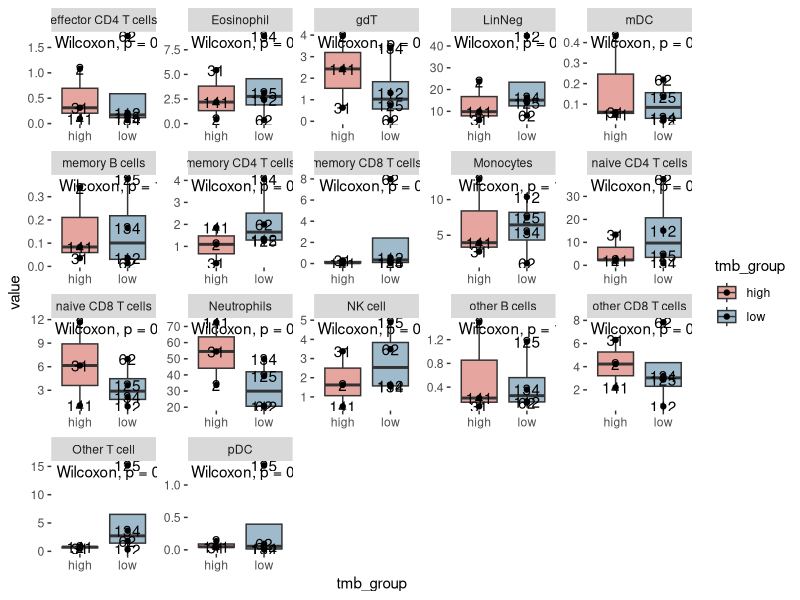
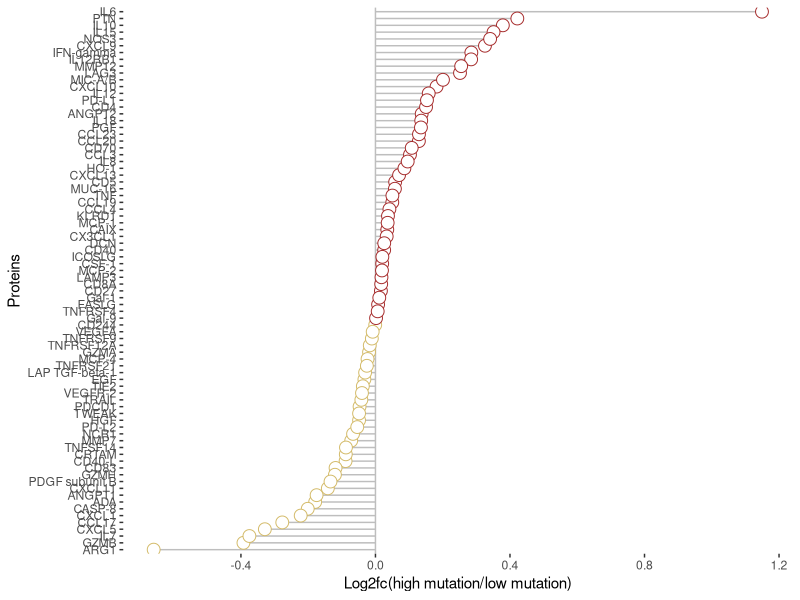
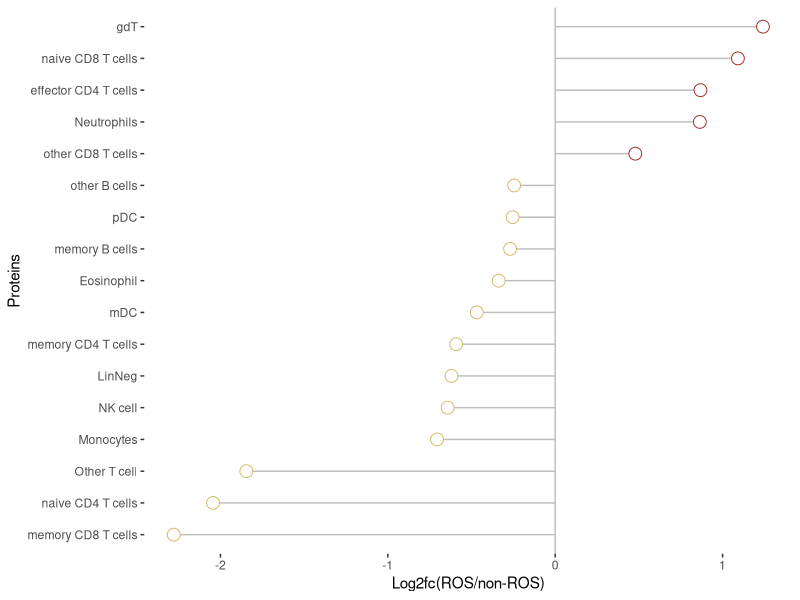
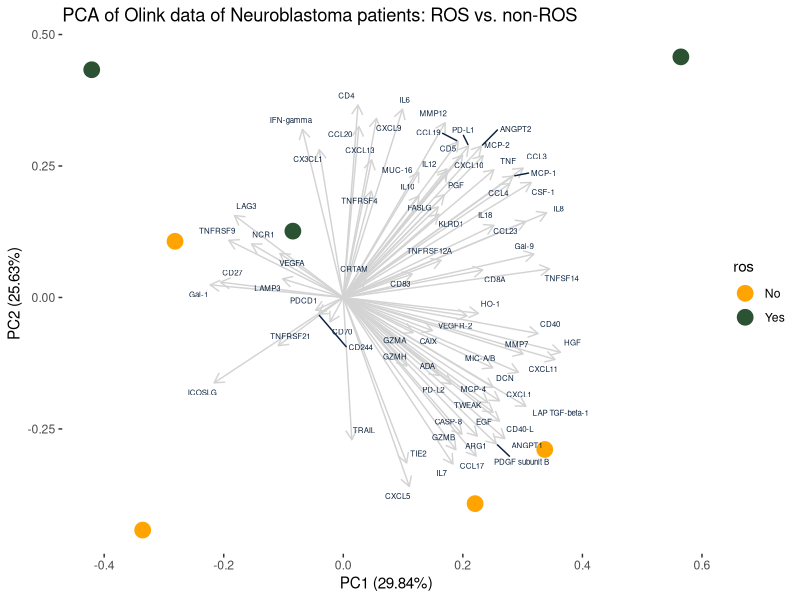

Here is the R script that generated these plots, in order:
# Script to generate figure 4c to 4h:

# Load packages
library(tidyverse)
library(magrittr)
library(ggpubr)
library(ggfortify)

# Read metadata table
meta <- read.csv2("Data/isac1_metadata.csv")
meta$grid_id <- as.character(meta$grid_id)
meta$olink_id <- as.character(meta$olink_id)

# Filter neuroblastoma patients
meta %<>% filter(tumor_level1 == "Neuroblastoma" & baseline == "yes" & is.na(PID) == FALSE)

# Read cell composition data
cell <- read.csv("Data/isac1_baseline_cell_subtype_freq.csv", row.names = 1, check.names = FALSE)
cell <- cell[meta$grid_id,]  %>% select_if(~!all(is.na(.)))

# Read protein expression data
protein <- read.csv("Data/isac1_baseline_protein_NPX.csv", row.names = 1, check.names = FALSE)
protein <- protein[meta$olink_id,]  %>% select_if(~!all(is.na(.)))

# Check sample order consistency in data and metadata
identical(rownames(cell), meta$grid_id)
identical(rownames(protein), meta$olink_id)

# Figure 4c & 4d & 4e -----
cell %>% 
  cbind(meta %>% select(study_id, tmb_group)) %>%
  gather(feature, value, -study_id, -tmb_group) %>%
  ggplot(aes(x = tmb_group, y = value, fill = tmb_group)) +
  facet_wrap(~feature, scales = "free") +
  stat_compare_means(method = "wilcox.test", vjust = 1) +
  geom_boxplot(alpha = 0.6) +
  geom_point() +
  geom_text(aes(label = study_id)) +
  scale_fill_manual(values = c("#D5695DFF", "#5D8CA8FF")) +
  theme(panel.background = element_blank())
  
# Figure 4f -----
protein %>%
  cbind(meta %>% select(tmb_group)) %>%
  gather(feature, value, -tmb_group) %>%
  na.omit() %>%
  group_by(feature, tmb_group) %>%
  mutate(median = median(value)) %>%
  select(-value) %>%
  distinct() %>%
  spread(tmb_group, median) %>%
  na.omit() %>%
  mutate(log2fc = log2(high/low)) %>%
  ggplot(aes(x = log2fc, y = reorder(feature, log2fc))) +
  geom_segment(aes(x = 0, xend = log2fc, y = reorder(feature, log2fc), yend = reorder(feature, log2fc)), color = "grey") +
  geom_vline(xintercept = 0, color = "grey") +
  geom_point(aes(color = ifelse(log2fc > 0, "Positive", "Negative")), size = 4, shape = 21, fill = "white", show.legend = FALSE) +
  scale_color_manual(values = c("Positive" = "brown", "Negative" = "#D3BA68FF")) +
  labs(x = "Log2fc(high mutation/low mutation)", y = "Proteins") +
  theme(panel.background = element_blank())

# Figure 4g -----
cell %>%
  cbind(meta %>% select(ros)) %>%
  gather(feature, value, -ros) %>%
  na.omit() %>%
  group_by(feature, ros) %>%
  mutate(median = median(value)) %>%
  select(-value) %>%
  distinct() %>%
  spread(ros, median) %>%
  na.omit() %>%
  mutate(log2fc = log2(Yes/No)) %>%
  ggplot(aes(x = log2fc, y = reorder(feature, log2fc))) +
  geom_segment(aes(x = 0, xend = log2fc, y = reorder(feature, log2fc), yend = reorder(feature, log2fc)), color = "grey") +
  geom_vline(xintercept = 0, color = "grey") +
  geom_point(aes(color = ifelse(log2fc > 0, "Positive", "Negative")), size = 4, shape = 21, fill = "white", show.legend = FALSE) +
  scale_color_manual(values = c("Positive" = "brown", "Negative" = "#D3BA68FF")) +
  labs(x = "Log2fc(ROS/non-ROS)", y = "Proteins") +
  theme(panel.background = element_blank())

# Figure 4h -----

# Remove proteins with any NA 
protein <- protein[, complete.cases(t(protein))]

# Remove proteins with low variance
mean(var(protein))
protein_variance <- apply(protein, 2, var)
which(protein_variance < 0.05*mean(var(protein)))
protein <- protein[,!protein_variance < 0.05*mean(var(protein))]

# Perform PCA
pca_res <- prcomp(protein, scale. = TRUE)

# Plot PCA result
autoplot(pca_res, data = meta, color = "ros", size = 5, loadings = TRUE, loadings.color = "lightgrey",
         loadings.label = 1, loadings.label.size = 2, loadings.label.color = "#0C2340FF", loadings.label.repel = TRUE) +
  scale_color_manual(values = c("#FFA400FF","#2C5234FF")) +
  theme(panel.background = element_blank()) +
  labs(title = "PCA of Olink data of Neuroblastoma patients: ROS vs. non-ROS")
